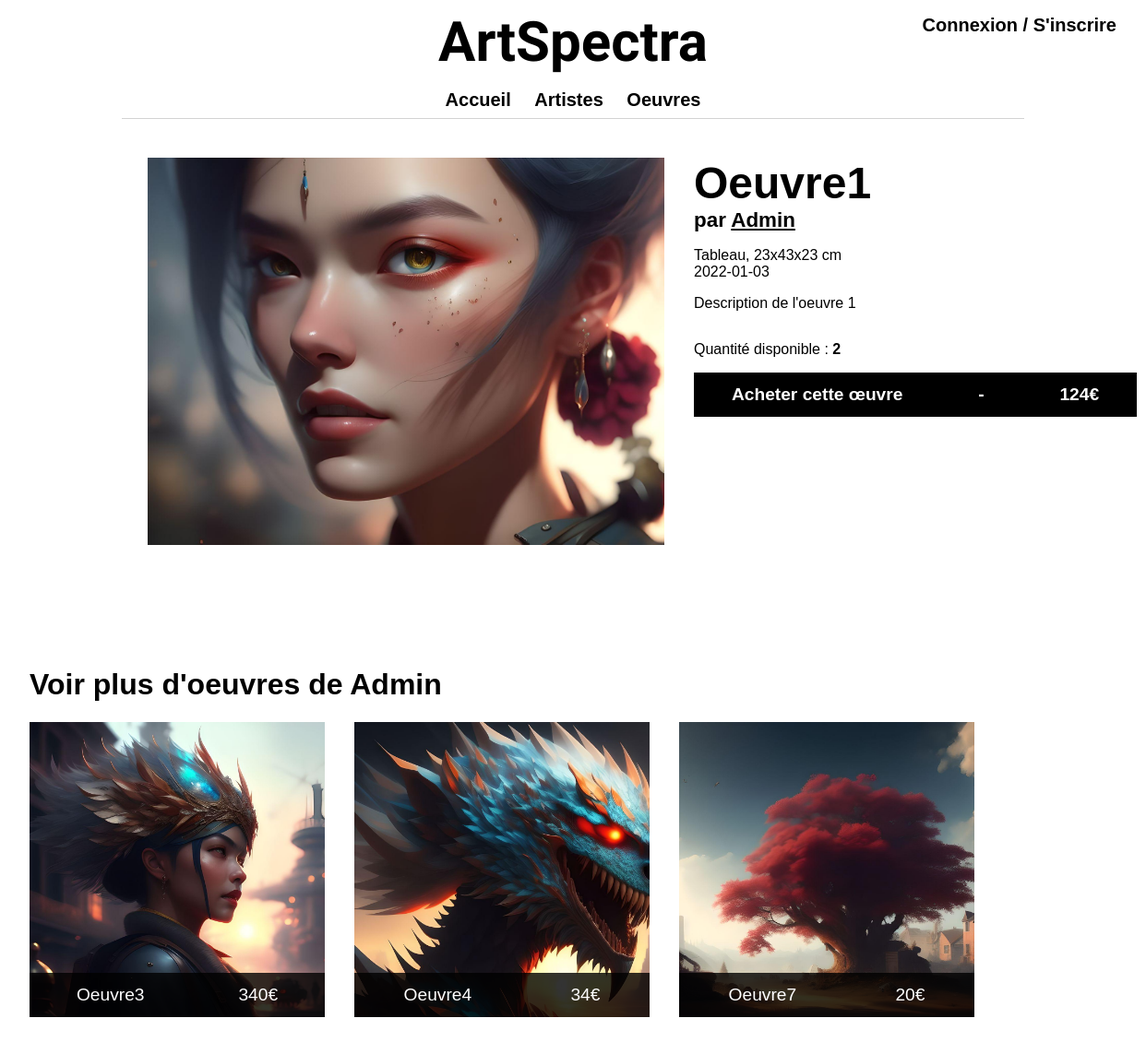
The app's page /oeuvres/tableau/1/ with its own data.
### appliArtSpectra/models.py (models this page shows, shortened)
class Oeuvre(models.Model):
    idOeuvre = models.AutoField(primary_key=True)
    nomOeuvre = models.CharField(max_length=50, verbose_name="Nom de l'oeuvre", unique=True)
    descriptionOeuvre = models.CharField(max_length=255, verbose_name="Description de l'oeuvre", blank=True,default='')
    dateCreationOeuvre = models.CharField(max_length=10,verbose_name="Date de création de l'oeuvre")
    dimensionOeuvre = models.CharField(max_length=50, verbose_name="Dimension de l'oeuvre", blank=True)
    imageOeuvre = models.ImageField(upload_to='images/oeuvres/', verbose_name="Image de l'oeuvre", blank=True)
    prixOeuvre = models.IntegerField(verbose_name="Prix de l'oeuvre")
    slug = models.SlugField(max_length=100, verbose_name="Slug de l'oeuvre", unique=False, editable=True)
    auteurOeuvre = models.ForeignKey(Shopper, on_delete=models.CASCADE, verbose_name="Auteur de l'oeuvre")
    quantiteOeuvre = models.IntegerField(verbose_name="Quantité de l'oeuvre")

### accounts/models.py (models this page shows)
class Shopper(AbstractUser):
    presentation = models.TextField(max_length=500, blank=True)
    avatar = models.ImageField(upload_to='images/avatars/', verbose_name="Image de profil", blank=True)
    def __str__(self):
        return self.username

### appliArtSpectra/views.py (the view)
# urls.py: path('oeuvres/<str:slug>/<int:idOeuvre>/', views.oeuvre, name='oeuvre'),
def oeuvre(request, slug, idOeuvre):
    try:
        oeuvre = get_object_or_404(Oeuvre, idOeuvre=idOeuvre)
        oeuvresAuteur = Oeuvre.objects.filter(auteurOeuvre=oeuvre.auteurOeuvre).exclude(idOeuvre=oeuvre.idOeuvre)[:4]
        if oeuvre.slug != slug:
            return redirect('oeuvre', slug=oeuvre.slug, idOeuvre=oeuvre.idOeuvre)
        else :
            return render(request, 'appliArtSpectra/oeuvre.html', {'oeuvre': oeuvre, 'oeuvresAuteur': oeuvresAuteur})
    except: Oeuvre.DoesNotExist
    return redirect('oeuvres')

### appliArtSpectra/templates/appliArtSpectra/oeuvre.html (shortened to what this page needs)
{% extends 'appliArtSpectra/base.html' %}
{% block content %}
    {% load static %}
    <div id="container-detail-oeuvre">
        <div class="containerImgDetailOeuvre">
            <img class="imgDetailOeuvre" src="/media/{{ oeuvre.imageOeuvre }}" alt="{{ oeuvre.nomOeuvre }}">
        </div>
        <div class="containerInfoDetailOeuvre">
            <div class="detailOeuvre--title">
                <h1>{{ oeuvre.nomOeuvre|capfirst }}</h1>
                <p>par <a class="link-auteur" href="{% url 'artiste' oeuvre.auteurOeuvre %}">{{ oeuvre.auteurOeuvre|capfirst }}</a></p>
            </div>
            <div class="detailOeuvre--content">
                <p id="dimension">{{ oeuvre.slug|capfirst }}, {{ oeuvre.dimensionOeuvre }} cm </p>
                <p id="dateCreation">{{ oeuvre.dateCreationOeuvre }}</p>
                <p>{{ oeuvre.descriptionOeuvre }}</p>
                <p id="quantite">Quantité disponible :
                    {% if oeuvre.quantiteOeuvre == 1 %}
                        <b>Oeuvre unique</b>
                    {% else %}
                        <b>{{ oeuvre.quantiteOeuvre }}</b>
                    {% endif %}
                </p>
                {% if user.is_authenticated %}
                    {% if oeuvre.quantiteOeuvre > 0 %}
                        <a id="addPanier" href="{% url 'ajouter_au_panier' oeuvre.idOeuvre %}"><span>Acheter cette œuvre</span> - <span>{{ oeuvre.prixOeuvre }}€</span></a>
                    {% else %}
                        <span id="addPanier">Oeuvre non disponible à la vente</span>
                    {% endif %}
                {% else %}
                    <a id="addPanier" href="{% url 'login' %}"><span>Acheter cette œuvre</span> - <span>{{ oeuvre.prixOeuvre }}€</span></a>
                {% endif %}
            </div>
        </div>
    </div>
    {% if oeuvresAuteur|length > 0 %}
        <div id="plus-artiste">
            <h1>Voir plus d'oeuvres de {{ oeuvre.auteurOeuvre|capfirst }}</h1>
            <div class="container-oeuvre-plus">
                {% for oeuvre in oeuvresAuteur %}
                    <a href="/oeuvres/{{ oeuvre.slug }}/{{ oeuvre.idOeuvre }}/">
                        <div class="oeuvre-plus">
                            <img class="imgOeuvrePlus" src="{{ oeuvre.imageOeuvre.url }}" alt="{{ oeuvre.nomOeuvre }}">
                            <p class="plus-content">
                                <span>{{ oeuvre.nomOeuvre|capfirst }}</span>
                                <span>{{ oeuvre.prixOeuvre }}€</span>
                            </p>
                        </div>
                    </a>
                {% endfor %}
            </div>
        </div>
    {% endif %}
{% endblock %}

### appliArtSpectra/static/appliArtSpectra/css/styles.css (style rules this page uses)
html, body { height : 100%; margin : 0; padding : 0; width : 100%; font-family : "Poppins", sans-serif; }
#container-detail-oeuvre { display : grid; grid-template-columns : 1fr 30rem; align-items : start; gap : 2rem; margin : 0; padding : 2rem 10rem; width : 100%; height : 100%; box-sizing : border-box; font-family : "Poppins", sans-serif; }
#container-detail-oeuvre div.containerImgDetailOeuvre { display : flex; justify-content : center; align-items : center; }
#container-detail-oeuvre img.imgDetailOeuvre { max-width : 60%; min-width : 35rem; max-height : 70vh; box-sizing : border-box; margin : 0; padding : 0; object-fit : cover; }
#container-detail-oeuvre div.containerInfoDetailOeuvre { display : flex; flex-direction : column; justify-content : center; align-items : flex-start; box-sizing : border-box; margin : 0; padding : 0; }
#container-detail-oeuvre div.containerInfoDetailOeuvre a.link-auteur { font-weight : bold; margin : 0; padding : 0; box-sizing : border-box; text-decoration : underline; color : black; }
#container-detail-oeuvre div.containerInfoDetailOeuvre .detailOeuvre--title h1 { font-size : 3rem; font-weight : bold; margin : 0; padding : 0; box-sizing : border-box; }
#container-detail-oeuvre div.containerInfoDetailOeuvre .detailOeuvre--title p { font-size : 1.4rem; font-weight : bold; margin : 0 0 1rem 0; padding : 0; box-sizing : border-box; }
#container-detail-oeuvre div.containerInfoDetailOeuvre .detailOeuvre--content { font-size : 1rem; width : 100%; }
#container-detail-oeuvre div.containerInfoDetailOeuvre .detailOeuvre--content #dimension, #container-detail-oeuvre div.containerInfoDetailOeuvre .detailOeuvre--content #dateCreation { margin : 0; }
#container-detail-oeuvre div.containerInfoDetailOeuvre .detailOeuvre--content #quantite { margin : 2rem 0 0 0; }
#container-detail-oeuvre div.containerInfoDetailOeuvre .detailOeuvre--content #addPanier { display : flex; justify-content : space-around; align-items : center; width : 100%; height : 3rem; background-color : #000000; color : white; text-decoration : none; font-size : 1.2rem; font-weight : bold; margin : 1rem 0; padding : 0; box-sizing : border-box; transition : all 0.4s ease-in-out; }
#plus-artiste { display : flex; flex-direction : column; justify-content : center; align-items : flex-start; width : 100%; height : 100%; margin : 5rem 0 0 0; padding : 0 2rem 10rem 2rem; box-sizing : border-box; }
#plus-artiste a { text-decoration : none; color : white; }
#plus-artiste .container-oeuvre-plus, #container-artiste #profil-artiste-oeuvres .container-oeuvres-artiste { display : flex; align-items : center; justify-content : flex-start; margin : 0; padding : 0; width : 100%; height : 100%; box-sizing : border-box; }
#plus-artiste .container-oeuvre-plus .oeuvre-plus, #container-artiste #profil-artiste-oeuvres .container-oeuvres-artiste .oeuvre-artiste { display : flex; justify-content : center; align-items : center; flex-direction : column; margin : 0 2rem 0 0; padding : 0; box-sizing : border-box; position : relative; }
#plus-artiste .container-oeuvre-plus .oeuvre-plus img.imgOeuvrePlus, #container-artiste #profil-artiste-oeuvres .container-oeuvres-artiste .oeuvre-artiste img.imgOeuvreArtiste { width : 20em; height : 20em; box-sizing : border-box; margin : 0; padding : 0; object-fit : cover; transition : all 0.4s ease-in-out; }
#plus-artiste .plus-content, #container-artiste #profil-artiste-oeuvres .oeuvre-content { display : flex; justify-content : space-around; align-items : center; margin : 0; padding : 0; box-sizing : border-box; position : absolute; bottom : 0; width : 100%; height : 3rem; font-size : 1.2rem; background : rgba(0, 0, 0, 0.8); }

### records on screen
Oeuvre: imageOeuvre (picture), nomOeuvre "Oeuvre1", auteurOeuvre "Admin", slug "Tableau", dimensionOeuvre "23x43x23", dateCreationOeuvre "2022-01-03", descriptionOeuvre "Description de l'oeuvre 1", quantiteOeuvre "2", prixOeuvre "124"
Oeuvre: imageOeuvre (picture), nomOeuvre "Oeuvre3", prixOeuvre "340"
Oeuvre: imageOeuvre (picture), nomOeuvre "Oeuvre4", prixOeuvre "34"
Oeuvre: imageOeuvre (picture), nomOeuvre "Oeuvre7", prixOeuvre "20"
